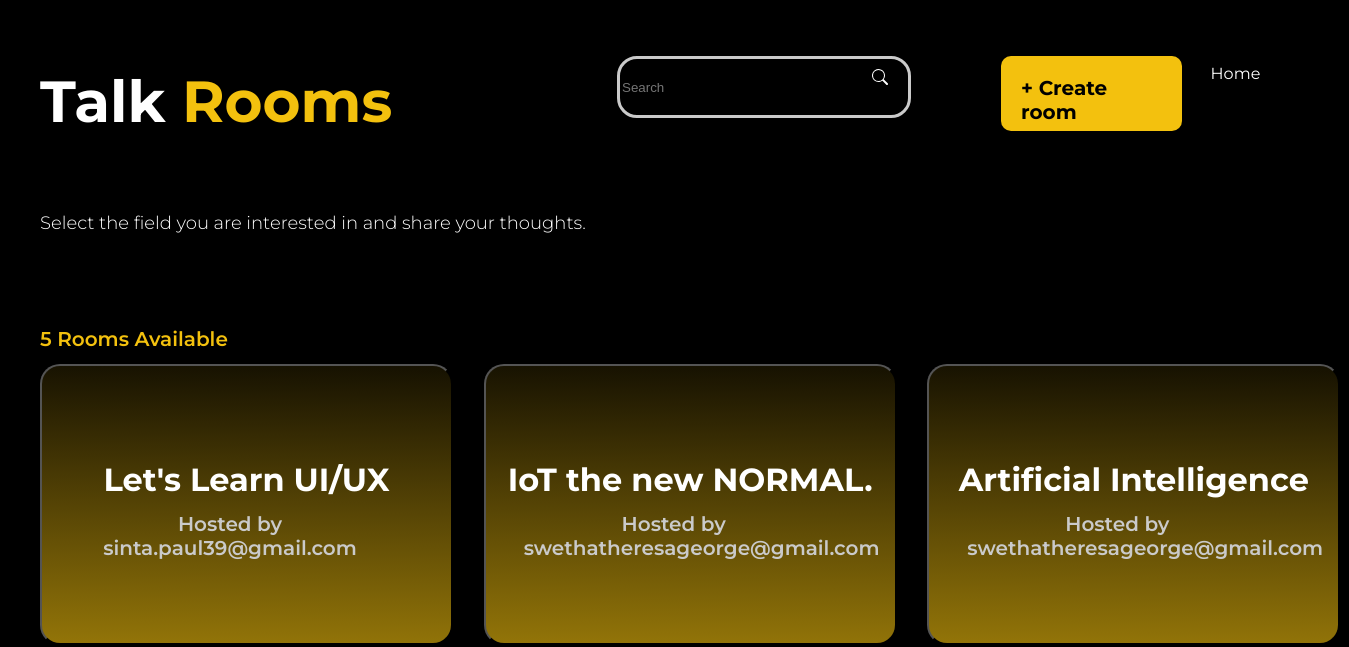
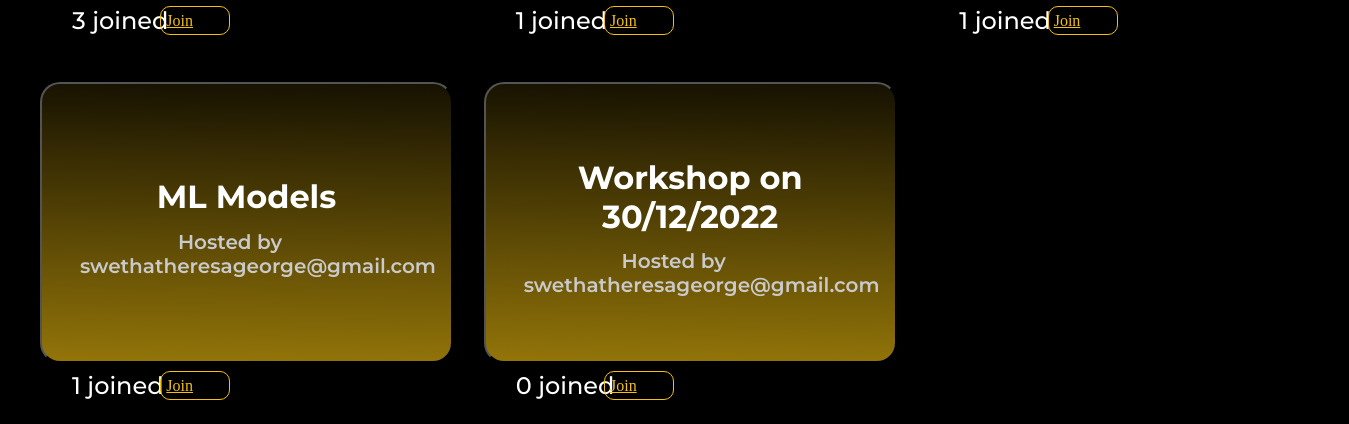
The app's page /room/, older data (2 pictures, top to bottom).
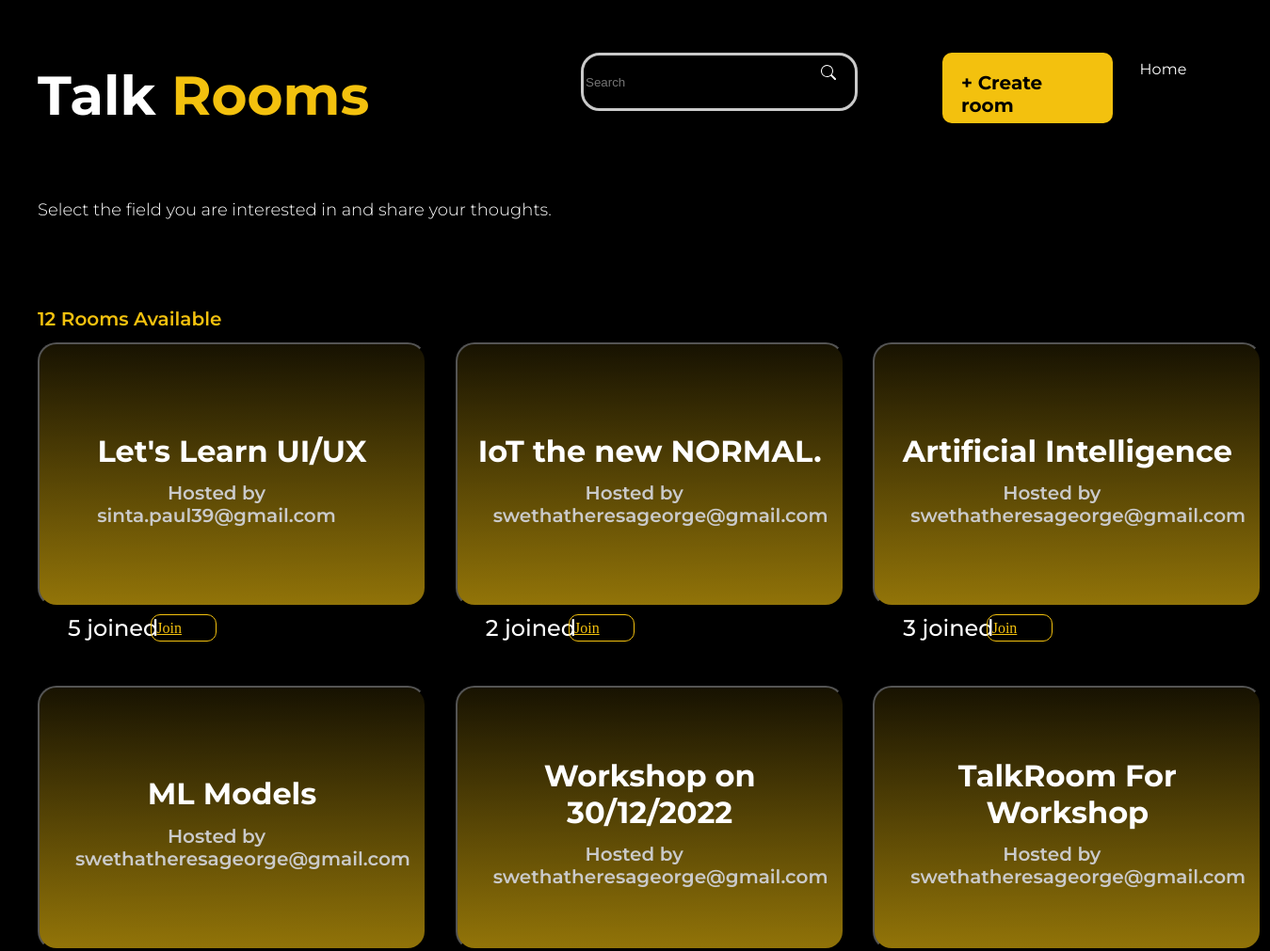
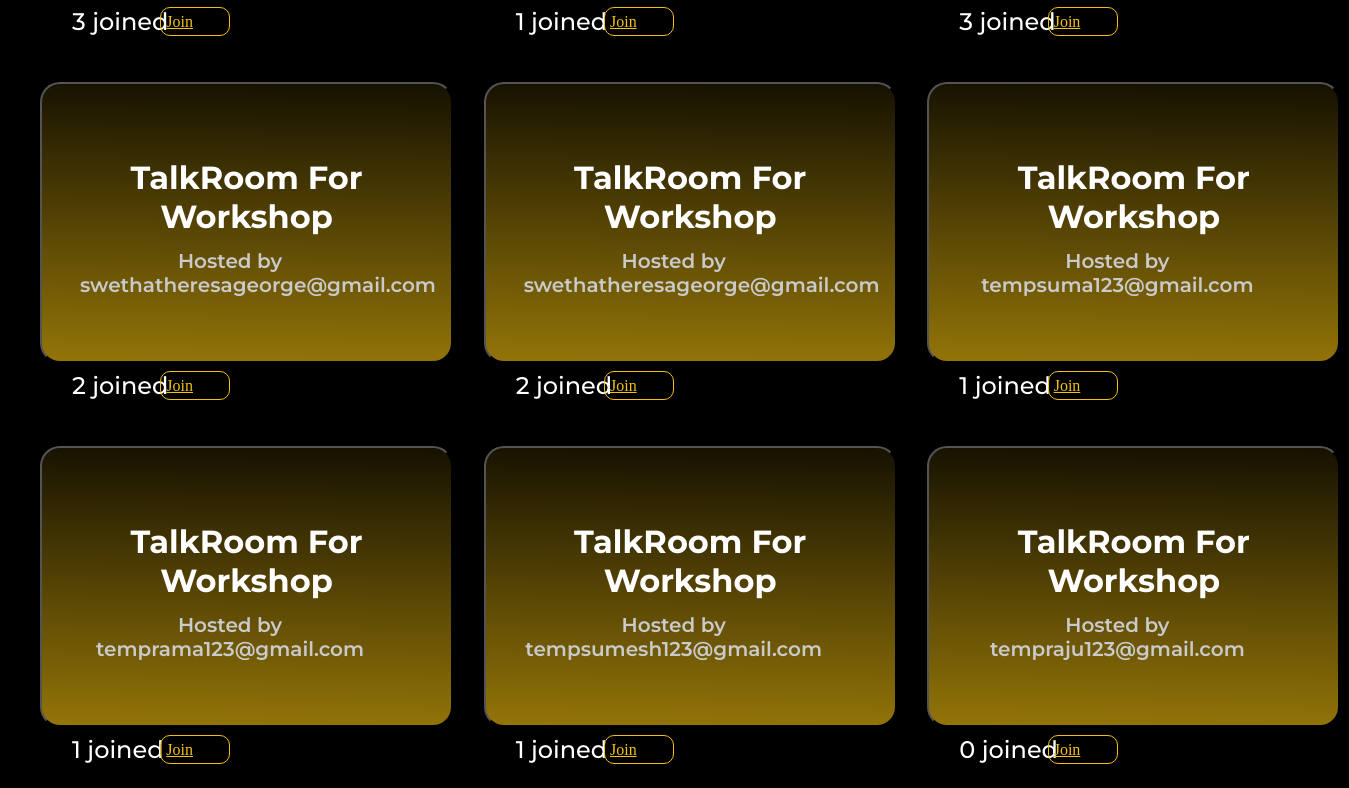
The same page, newer data (2 pictures, top to bottom).
### base/models.py (models this page shows, shortened)
class Room(models.Model):
    host = models.ForeignKey(User, on_delete=models.SET_NULL, null=True)
    topic = models.ForeignKey(Topic, on_delete=models.SET_NULL, null=True)
    name = models.CharField(max_length=100)
    description = models.CharField(max_length=200,null=True, blank=True)
    participants = models.ManyToManyField(
        User, related_name='participants', blank=True)

class User(AbstractUser):
    name = models.CharField(max_length=50, null=True)
    email = models.CharField(max_length=50,unique=True, null=True)
    college= models.CharField(max_length=50, null=True)
    city= models.CharField(max_length=50, null=True)
    fields_of_interests=models.ManyToManyField(
        Topic, related_name='topics',blank=True)
    USERNAME_FIELD = 'email'
    REQUIRED_FIELDS = []

### base/views.py (the view)
# urls.py: path('room/', views.room, name="room"),
def room(request):
    q = request.GET.get('q') if request.GET.get('q') != None else ''
    if(q==None):
        title='All'
    else:
        title=q
    rooms = Room.objects.filter(
        Q(topic__name__icontains=q) |
        Q(name__icontains=q) |
        Q(description__icontains=q)
    )
    room_count = rooms.count()
    room_messages = Message.objects.filter(
        Q(room__topic__name__icontains=q))[0:30]
    context = {'title':title,'rooms': rooms,'room_count': room_count, 'room_messages': room_messages}
    return render(request, 'room.html', context)

### templates/room.html (shortened to what this page needs)
<!DOCTYPE html>
{% load static %}
<html lang="en">
<head>
    <link rel="stylesheet" href="{% static 'style3.css' %}">
    <link rel="stylesheet" href="https://cdnjs.cloudflare.com/ajax/libs/font-awesome/4.7.0/css/font-awesome.min.css">
</head>
<body style="background-color: black;">
    <div class="a">
        <div class="">
            <div class="talkroom" style="display: flex;flex-direction: row;font-family:Montserrat ;"><pre style="color: white;font-family:Montserrat ;">Talk</pre><pre style="color: #F3C10E;font-family:Montserrat ;font-weight: 700;
                font-size: 58px;"> Rooms</pre></div>
            <p class="desc2">Select the field you are interested in and share your thoughts.</p>
        </div>
        <form action="{% url 'room' %}" method="GET">
        <div class="search">
                <div >
                    <input name="q" type="text" placeholder="Search" class="w">
                </div>
                <div class="s" style="border-color: transparent;">
                <center style="margin-left: -7rem;margin-top: -.2rem;">
                </center>
                </div>
        </div>
    </form>
        <div class="createroom" style="margin-top: 3rem;height: 35px;margin-left: -6rem;">
            <a class=""  style="text-decoration:none ;color: black;"href="{% url 'create-room' %}"><span >+ Create room</span></a>
        </div>
        <div>hj</div>
        <div class="home" style="
        margin-top: 3.5rem;border: none;"><a  style="color: white;text-decoration: none;margin-left: 1rem;margin-top: 2rem;font-family:Montserrat;" href="{% url 'signin' %}">Home</a></div>
    </div >
    <h1 class="ml1" style="margin-top: 7.5rem;margin-left: 2rem;">{{title}}</h1>
    <br>
    <h1 class="rm" style="margin-top: 0rem;margin-left: 2rem;">{{room_count}} Rooms Available</h1>
    <div class="grid">
        {% for room in rooms %}
        <div class="column">
            <div >
                <button class="btn"><a href="{% url 'room_details' room.id %}"style="color:white;text-decoration:none ;" >{{room.name}}</a>
                    <h1 class="h">Hosted by {{room.host.email}}</h1></button>
            </div>
            <div class="row">
                <h1 class="ml2">{{room.participants.all.count}} joined</h1>
                <a href="{% url 'join' room.id %}" class="join" style="margin-top: .5rem;margin-left: -15rem;">Join</a>
            </div>
        </div>
        {% endfor %}
    </div>
</body>
</html>

### static/style3.css (style rules this page uses)
.a { display: flex; flex-direction: row; height: 8.5rem; background-color:black; }
.talkroom { margin-left: 2rem; font-family: 'Montserrat'; font-style: normal; font-weight: 700; font-size: 58px; line-height: 71px; color: #F3C10E; }
.desc2 { width: 577px; height: 20px; margin-left: 2rem; font-family: 'Montserrat'; font-style: normal; font-weight: 300; font-size: 18px; line-height: 20px; color: #FFFFFF; }
.search { width: 30rem; background-color: black; display: flex; flex-direction: row; }
.w { background-color:black; width: 284px; height: 54px; border: 3px solid #CACACA; border-radius: 20px; margin-right: 0rem; margin-top: 3rem; color: #FFFFFF; }
.s { background-color:transparent; width: 50px; height: 54px; border-radius: 20px; margin-right: -5rem; margin-top: 3rem; color: #FFFFFF; }
.createroom { width: 185px; height: 45px; margin-top: 5rem; margin-left: 3rem; background: #F3C10E; border-radius: 10px; padding: 20px; font-family: 'Montserrat'; font-style: normal; font-weight: 700; font-size: 20px; color: #000000; }
.ml1 { width: 275px; height: 29px; margin-top: 4rem; margin-left: 2rem; font-family: 'Montserrat'; font-style: normal; font-weight: 500; font-size: 24px; line-height: 29px; color: #FFFFFF; }
.ml2 { width: 275px; height: 29px; margin-top: 0.5rem; margin-left: 2rem; font-family: 'Montserrat'; font-style: normal; font-weight: 500; font-size: 24px; line-height: 29px; color: #FFFFFF; }
.rm { width: 275px; height: 24px; margin-top: -2.5rem; margin-left: 17rem; font-family: 'Montserrat'; font-style: normal; font-weight: 600; font-size: 20px; line-height: 24px; color: #F3C10E; }
.grid { display: grid; grid-template-columns: auto auto auto; row-gap: 30px; column-gap: 30px; margin-left: 2rem; }
.btn { width: 413px; height: 281px; background: linear-gradient(0.63deg, rgba(243, 193, 14, 0.6) 0.71%, rgba(243, 193, 14, 0) 117.57%); border-radius: 20px; font-family: 'Montserrat'; font-style: normal; font-weight: 700; font-size: 32px; line-height: 39px; color: #FFFFFF; }
.column { display: flex; flex-direction: column; }
.row { display: grid; grid-template-columns: auto auto; }
.join { box-sizing: border-box; padding: 5px; background-color: transparent; width: 70px; height: 29px; color: #F3C10E; border: 1px solid #F3C10E; border-radius: 10px; }
.h { width: 300px; height: 24px; margin-left: 2rem; font-family: 'Montserrat'; font-style: normal; font-weight: 600; font-size: 20px; line-height: 24px; color: #CACACA; }
.home { box-sizing: border-box; width: 87px; height: 54px; margin-right: 5rem; margin-top: 3rem; border: 2px solid #FFFFFF; border-radius: 10px; background-color: transparent; color: white; }

Row changes from the older to the newer data that the page shows:
computed for Room "Let's Learn UI/UX": participants.all.count "3" → "5"
computed for Room "IoT the new NORMAL.": participants.all.count "1" → "2"
computed for Room "Artificial Intelligence": participants.all.count "1" → "3"
computed for Room "ML Models": participants.all.count "1" → "3"
computed for Room "Workshop on 30/12/2022": participants.all.count "0" → "1"
added Room: name "TalkRoom For Workshop", host.email "swethatheresageorge@gmail.com", participants.all.count "3"
added Room: name "TalkRoom For Workshop", host.email "swethatheresageorge@gmail.com", participants.all.count "2"
added Room: name "TalkRoom For Workshop", host.email "swethatheresageorge@gmail.com", participants.all.count "2"
added Room: name "TalkRoom For Workshop", host.email "tempsuma123@gmail.com", participants.all.count "1"
added Room: name "TalkRoom For Workshop", host.email "temprama123@gmail.com", participants.all.count "1"
added Room: name "TalkRoom For Workshop", host.email "tempsumesh123@gmail.com", participants.all.count "1"
added Room: name "TalkRoom For Workshop", host.email "tempraju123@gmail.com", participants.all.count "0"
Text that changed along with them:
{{ room_count }}: "5" → "12"
